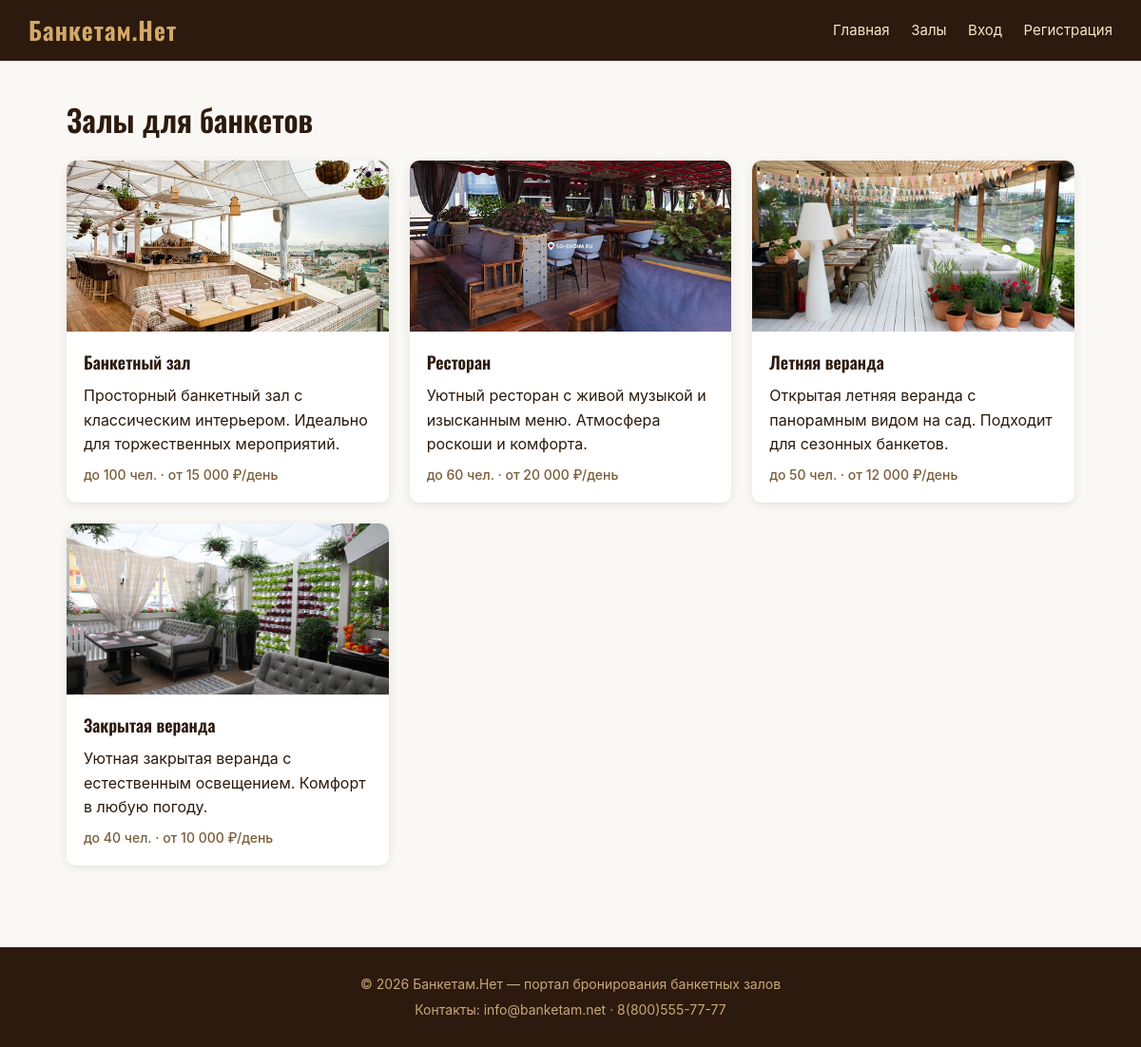
Screenshot of /catalog.php with the database file from the repository.
### tables this page shows
CREATE TABLE halls (
  id INT AUTO_INCREMENT PRIMARY KEY,
  title VARCHAR(150) NOT NULL,
  description TEXT,
  capacity INT DEFAULT 0,
  price INT DEFAULT 0,
  image VARCHAR(100) DEFAULT 'unnamed.jpg'
);

### catalog.php (the view, shortened to what this page needs)
<?php
require 'db.php';
$halls = $pdo->query('SELECT * FROM halls ORDER BY id')->fetchAll();
?>
<!DOCTYPE html>
<html lang="ru">
<head>
  <link rel="stylesheet" href="style.css">
</head>
<body>
<?php include 'header.php'; ?>
<main class="container">
  <h1>Залы для банкетов</h1>
  <div class="cards">
    <?php foreach ($halls as $hall): ?>
      <div class="card">
        <img src="img/<?= htmlspecialchars($hall['image']) ?>" alt="">
        <div class="card-body">
          <h3><?= htmlspecialchars($hall['title']) ?></h3>
          <p><?= htmlspecialchars($hall['description']) ?></p>
          <p class="meta">до <?= (int)$hall['capacity'] ?> чел. &middot; от <?= number_format((int)$hall['price'], 0, '.', ' ') ?> ₽/день</p>
        </div>
      </div>
    <?php endforeach; ?>
  </div>
</main>
<?php include 'footer.php'; ?>
</body>
</html>

### style.css (style rules this page uses)
* { box-sizing: border-box; margin: 0; padding: 0; }
html, body { height: 100%; }
body { font-family: 'Inter', Arial, sans-serif; background: #faf8f5; color: #2a1a0e; line-height: 1.6; display: flex; flex-direction: column; min-height: 100vh; }
main { flex: 1; }
.container { max-width: 1100px; margin: 36px auto; padding: 0 20px; width: 100%; }
h1 { font-family: 'Oswald', sans-serif; font-size: 32px; margin-bottom: 18px; color: #2c1a0e; }
.cards { display: grid; gap: 22px; grid-template-columns: repeat(auto-fill, minmax(260px, 1fr)); }
.card { background: #fff; border-radius: 10px; overflow: hidden; box-shadow: 0 2px 10px rgba(44,26,14,.1); display: flex; flex-direction: column; text-decoration: none; color: inherit; transition: transform .15s, box-shadow .15s; }
.card img { width: 100%; height: 180px; object-fit: cover; }
.card-body { padding: 18px; display: flex; flex-direction: column; gap: 8px; flex: 1; }
.card h3 { font-family: 'Oswald', sans-serif; font-size: 18px; color: #2c1a0e; }
.card .meta { color: #7a5c3a; font-size: 14px; margin-top: auto; font-weight: 500; }

### rows the page displays
halls: image (picture), title "Банкетный зал", description "Просторный банкетный зал с классическим интерьером. Идеально для торжественных мероприятий.", capacity "100", price "15 000"
halls: image (picture), title "Ресторан", description "Уютный ресторан с живой музыкой и изысканным меню. Атмосфера роскоши и комфорта.", capacity "60", price "20 000"
halls: image (picture), title "Летняя веранда", description "Открытая летняя веранда с панорамным видом на сад. Подходит для сезонных банкетов.", capacity "50", price "12 000"
halls: image (picture), title "Закрытая веранда", description "Уютная закрытая веранда с естественным освещением. Комфорт в любую погоду.", capacity "40", price "10 000"
